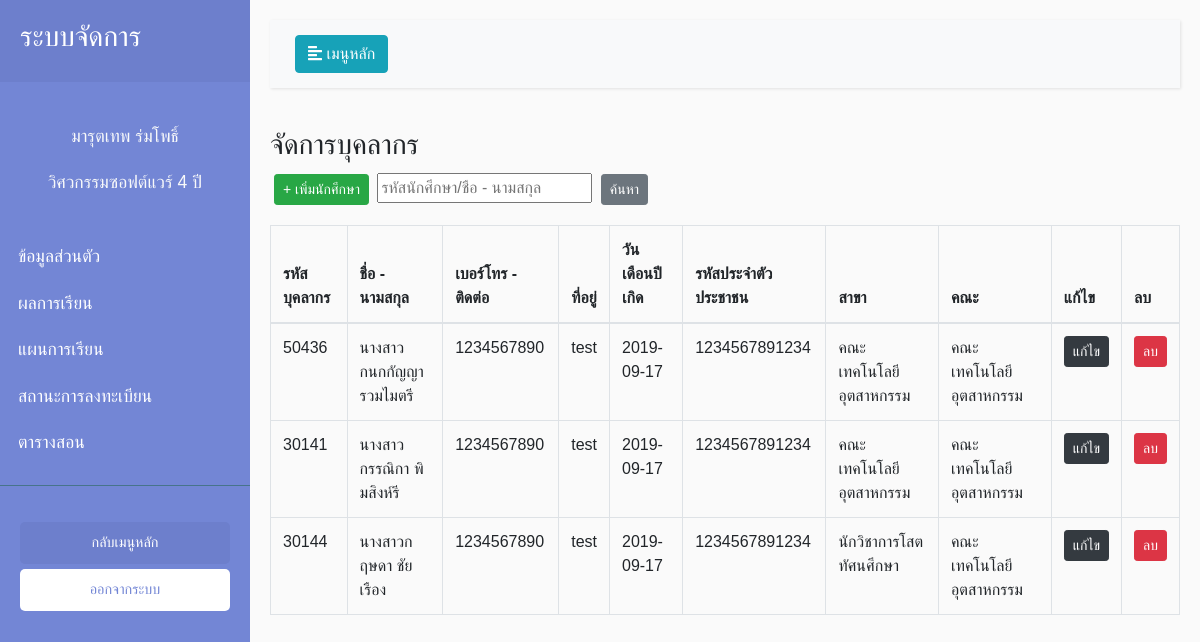
The page /SE_System/view/manageTeacher/Main.php on the database its author committed.
### tables this page shows
CREATE TABLE `teacher_tb` (
  `Teach_id` int(16) NOT NULL,
  `Teach_code` varchar(5) NOT NULL,
  `Teach_Pname` varchar(255) NOT NULL,
  `Teach_Fname` varchar(255) NOT NULL,
  `Teach_Lname` varchar(255) NOT NULL,
  `Teach_Birth` date NOT NULL,
  `Teach_Add` text NOT NULL,
  `Teach_Tel` varchar(10) NOT NULL,
  `Teach_Card` varchar(13) NOT NULL,
  `Teach _Major` varchar(255) NOT NULL,
  `Teach _Faculty` varchar(255) NOT NULL,
  `Teach _Image` varchar(255) NOT NULL
);

### SE_System/view/manageTeacher/Main.php (the view, shortened to what this page needs)
<?php
include_once('../../model/connect.php');error_reporting(0);
$sql = "SELECT * FROM teacher_tb";
$query = $conn->query($sql);
?>
<!DOCTYPE html>
<html>
<head>
    <link rel="stylesheet" href="https://stackpath.bootstrapcdn.com/bootstrap/4.1.0/css/bootstrap.min.css"
>
    <link rel="stylesheet" href="../../Style.css">
</head>
<body class="setfont">
    <div class="wrapper">
        <nav id="sidebar">
            <div class="sidebar-header">
                <h3>ระบบจัดการ</h3>
            </div>
            <p class="text-center text-light mt-3">มารุตเทพ ร่มโพธิ์</p>
            <p class="text-center text-light">วิศวกรรมซอฟต์แวร์ 4 ปี</p>
            <ul class="list-unstyled components pl-2">
                <li>
                    <a href="/SE_System/view/profile/EditProfile.html">ข้อมูลส่วนตัว</a>
                </li>
                <li>
                    <a href="/SE_System/view/grade/gradeStudent.html">ผลการเรียน</a>
                </li>
                <li>
                    <a href="/SE_System/Edittranscript2.php">แผนการเรียน</a>
                </li>
                <li>
                    <a href="/Manager/subjects.html">สถานะการลงทะเบียน</a>
                </li>
                <li>
                    <a href="/SE_System/view/schedule/editSchedule.html">ตารางสอน</a>
                </li>
            </ul>
            <ul class="list-unstyled CTAs">
                <li>
                    <a href="../../index.html" class="article">กลับเมนูหลัก</a>
                </li>
                <li>
                    <a href="../../control/login/logout.php" class="download">ออกจากระบบ</a>
                </li>
            </ul>
        </nav>
        <div id="content">
            <nav class="navbar navbar-expand-lg navbar-light bg-light">
                <div class="container-fluid">
                    <button type="button" id="sidebarCollapse" class="btn btn-info">
                        <i class="fas fa-align-left"></i>
                        <span>เมนูหลัก</span>
                    </button>
                </div>
            </nav>
            <h3>จัดการบุคลากร</h3>
<button class="btn btn-success btn-sm m-1"><a href="\SE-system\SE_System\view\manageStudent\AddEdit.php"> + เพิ่มนักศึกษา</a></button>
<input type="text" placeholder="รหัสนักศึกษา/ชื่อ - นามสกุล">
<button class="btn btn-secondary btn-sm m-1">ค้นหา</button>
            <table class="table table-bordered mt-3">
                <thead>
                    <tr>
                        <th scope="col">รหัสบุคลากร</th>
                        <th scope="col">ชื่อ - นามสกุล</th>
                        <th scope="col">เบอร์โทร - ติดต่อ</th>
                        <th scope="col">ที่อยู่</th>
                        <th scope="col">วันเดือนปีเกิด</th>
                        <th scope="col">รหัสประจำตัวประชาชน</th>
                        <th scope="col">สาขา</th>
                        <th scope="col">คณะ</th>
                        <th scope="col">แก้ไข</th>
                        <th scope="col">ลบ</th>
                      </tr>
                    </thead>
                    <tbody>
                        <tbody>
                            <tr>
                            <?php while($result = $query->fetch_assoc()){ ?>
                              <td><?php echo $result['Teach_code']; ?></td>
                              <td><?php echo $result['Teach_Pname'].$result['Teach_Fname']." ".$result['Teach_Lname']; ?></td>
                              <td><?php echo $result['Teach_Tel']; ?></td>
                              <td><?php echo $result['Teach_Add']; ?></td>
                              <td><?php echo $result['Teach_Birth']; ?></td>
                              <td><?php echo $result['Teach_Card']; ?></td>
                              <td><?php echo $result['Teach _Major']; ?></td>
                              <td><?php echo $result['Teach _Faculty']; ?></td>
                              <td><a class="btn btn-dark btn-sm" href="./AddEdit.php?Teach_Code=<?php echo $result['Teach_code']; ?>">แก้ไข</a></td>
                              <td><a class="btn btn-danger btn-sm" href="JavaScript:if(confirm('Confirm Delete?') == true){window.location='../../control/Teacher/del_tch.php?Teach_Code=<?php echo $result["Teach_code"];?>';}">ลบ</a></td>
                            </tr>
                            <?php } ?>
                          </tbody>
                  </table>
        </div>
</body>
</html>

### SE_System/Style.css (style rules this page uses)
body { font-family: 'Kanit', sans-serif; }
.setfont { font-family: 'Kanit', sans-serif; }
body { font-family: 'Poppins', sans-serif; background: #fafafa; }
p { font-family: 'Poppins', sans-serif; font-size: 1.1em; font-weight: 300; line-height: 1.7em; color: #999; }
a, a:hover, a:focus { color: inherit; text-decoration: none; transition: all 0.3s; }
.navbar { padding: 15px 10px; background: #fff; border: none; border-radius: 0; margin-bottom: 40px; box-shadow: 1px 1px 3px rgba(0, 0, 0, 0.1); }
.wrapper { display: flex; width: 100%; align-items: stretch; }
#sidebar { min-width: 250px; max-width: 250px; background: #7386D5; color: #fff; transition: all 0.3s; }
#sidebar .sidebar-header { padding: 20px; background: #6d7fcc; }
#sidebar ul.components { padding: 20px 0; border-bottom: 1px solid #47748b; }
#sidebar ul li a { padding: 10px; font-size: 1.1em; display: block; }
ul.CTAs { padding: 20px; }
ul.CTAs a { text-align: center; font-size: 0.9em !important; display: block; border-radius: 5px; margin-bottom: 5px; }
a.download { background: #fff; color: #7386D5; }
a.article, a.article:hover { background: #6d7fcc !important; color: #fff !important; }
#content { width: 100%; padding: 20px; min-height: 100vh; transition: all 0.3s; }

### rows shown on the page
teacher_tb: Teach_code "50436", Teach_Pname "นางสาว", Teach_Fname "กนกกัญญา", Teach_Lname "รวมไมตรี", Teach_Tel "1234567890", Teach_Add "test", Teach_Birth "2019-09-17", Teach_Card "1234567891234", Teach _Major "คณะเทคโนโลยีอุตสาหกรรม", Teach _Faculty "คณะเทคโนโลยีอุตสาหกรรม"
teacher_tb: Teach_code "30141", Teach_Pname "นางสาว", Teach_Fname "กรรณิกา", Teach_Lname "พิมสิงห์รี", Teach_Tel "1234567890", Teach_Add "test", Teach_Birth "2019-09-17", Teach_Card "1234567891234", Teach _Major "คณะเทคโนโลยีอุตสาหกรรม", Teach _Faculty "คณะเทคโนโลยีอุตสาหกรรม"
teacher_tb: Teach_code "30144", Teach_Pname "นางสาว", Teach_Fname "กฤษดา", Teach_Lname "ชัยเรือง", Teach_Tel "1234567890", Teach_Add "test", Teach_Birth "2019-09-17", Teach_Card "1234567891234", Teach _Major "นักวิชาการโสตทัศนศึกษา", Teach _Faculty "คณะเทคโนโลยีอุตสาหกรรม"
